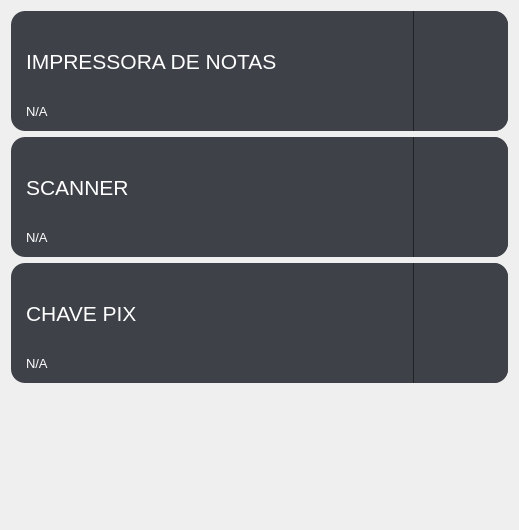
                           <widget class="QFrame" name="frame_14">
                            <property name="minimumSize">
                             <size>
                              <width>505</width>
                              <height>530</height>
                             </size>
                            </property>
                            <property name="maximumSize">
                             <size>
                              <width>16777215</width>
                              <height>530</height>
                             </size>
                            </property>
                            <property name="styleSheet">
                             <string notr="true">border-radius: 0px;
border: 0px solid rgb(212, 212, 212);</string>
                            </property>
                            <property name="frameShape">
                             <enum>QFrame::StyledPanel</enum>
                            </property>
                            <property name="frameShadow">
                             <enum>QFrame::Raised</enum>
                            </property>
                            <layout class="QVBoxLayout" name="verticalLayout_13">
                             <item>
                              <widget class="QFrame" name="impress">
                               <property name="minimumSize">
                                <size>
                                 <width>497</width>
                                 <height>120</height>
                                </size>
                               </property>
                               <property name="maximumSize">
                                <size>
                                 <width>16777215</width>
                                 <height>120</height>
                                </size>
                               </property>
                               <property name="styleSheet">
                                <string notr="true">background-color: rgb(62, 65, 72);
border-radius: 14px;</string>
                               </property>
                               <property name="frameShape">
                                <enum>QFrame::StyledPanel</enum>
                               </property>
                               <property name="frameShadow">
                                <enum>QFrame::Raised</enum>
                               </property>
                               <layout class="QHBoxLayout" name="horizontalLayout_13">
                                <property name="spacing">
                                 <number>0</number>
                                </property>
                                <property name="leftMargin">
                                 <number>15</number>
                                </property>
                                <property name="topMargin">
                                 <number>0</number>
                                </property>
                                <property name="rightMargin">
                                 <number>0</number>
                                </property>
                                <property name="bottomMargin">
                                 <number>0</number>
                                </property>
                                <item>
                                 <widget class="QFrame" name="frame_19">
                                  <property name="frameShape">
                                   <enum>QFrame::StyledPanel</enum>
                                  </property>
                                  <property name="frameShadow">
                                   <enum>QFrame::Raised</enum>
                                  </property>
                                  <layout class="QVBoxLayout" name="verticalLayout_32">
                                   <property name="spacing">
                                    <number>6</number>
                                   </property>
                                   <property name="leftMargin">
                                    <number>0</number>
                                   </property>
                                   <property name="topMargin">
                                    <number>0</number>
                                   </property>
                                   <property name="rightMargin">
                                    <number>0</number>
                                   </property>
                                   <property name="bottomMargin">
                                    <number>0</number>
                                   </property>
                                   <item>
                                    <widget class="QLabel" name="label_11">
                                     <property name="minimumSize">
                                      <size>
                                       <width>385</width>
                                       <height>100</height>
                                      </size>
                                     </property>
                                     <property name="maximumSize">
                                      <size>
                                       <width>16777215</width>
                                       <height>100</height>
                                      </size>
                                     </property>
                                     <property name="font">
                                      <font>
                                       <family>Arial</family>
                                       <pointsize>16</pointsize>
                                      </font>
                                     </property>
                                     <property name="styleSheet">
                                      <string notr="true">color: rgb(255, 255, 255);</string>
                                     </property>
                                     <property name="text">
                                      <string>IMPRESSORA DE NOTAS</string>
                                     </property>
                                     <property name="alignment">
                                      <set>Qt::AlignLeading|Qt::AlignLeft|Qt::AlignVCenter</set>
                                     </property>
                                    </widget>
                                   </item>
                                   <item>
                                    <widget class="QLabel" name="notst">
                                     <property name="minimumSize">
                                      <size>
                                       <width>0</width>
                                       <height>40</height>
                                      </size>
                                     </property>
                                     <property name="font">
                                      <font>
                                       <family>Arial</family>
                                       <pointsize>10</pointsize>
                                      </font>
                                     </property>
                                     <property name="styleSheet">
                                      <string notr="true">color: rgb(255, 255, 255);</string>
                                     </property>
                                     <property name="text">
                                      <string>N/A</string>
                                     </property>
                                    </widget>
                                   </item>
                                  </layout>
                                 </widget>
                                </item>
                                <item alignment="Qt::AlignRight">
                                 <widget class="QPushButton" name="btnnotaf">
                                  <property name="minimumSize">
                                   <size>
                                    <width>95</width>
                                    <height>120</height>
                                   </size>
                                  </property>
                                  <property name="maximumSize">
                                   <size>
                                    <width>95</width>
                                    <height>120</height>
                                   </size>
                                  </property>
                                  <property name="styleSheet">
                                   <string notr="true">QPushButton {
border-top-left-radius: 0px;
border-bottom-left-radius: 0px;
border-left: 1px solid rgb(32, 34, 37);
}

QPushButton:hover {
border-left: 1px solid rgb(255, 255, 255);
}</string>
                                  </property>
                                  <property name="text">
                                   <string/>
                                  </property>
                                  <property name="icon">
                                   <iconset>
                                    <normaloff>../Icons/interface_edit.png</normaloff>../Icons/interface_edit.png</iconset>
                                  </property>
                                  <property name="iconSize">
                                   <size>
                                    <width>78</width>
                                    <height>78</height>
                                   </size>
                                  </property>
                                 </widget>
                                </item>
                               </layout>
                              </widget>
                             </item>
                             <item>
                              <widget class="QFrame" name="scan">
                               <property name="minimumSize">
                                <size>
                                 <width>497</width>
                                 <height>120</height>
                                </size>
                               </property>
                               <property name="maximumSize">
                                <size>
                                 <width>16777215</width>
                                 <height>120</height>
                                </size>
                               </property>
                               <property name="styleSheet">
                                <string notr="true">background-color: rgb(62, 65, 72);
border-radius: 14px;</string>
                               </property>
                               <property name="frameShape">
                                <enum>QFrame::StyledPanel</enum>
                               </property>
                               <property name="frameShadow">
                                <enum>QFrame::Raised</enum>
                               </property>
                               <layout class="QHBoxLayout" name="horizontalLayout_23">
                                <property name="spacing">
                                 <number>0</number>
                                </property>
                                <property name="leftMargin">
                                 <number>15</number>
                                </property>
                                <property name="topMargin">
                                 <number>0</number>
                                </property>
                                <property name="rightMargin">
                                 <number>0</number>
                                </property>
                                <property name="bottomMargin">
                                 <number>0</number>
                                </property>
                                <item>
                                 <widget class="QFrame" name="frame_21">
                                  <property name="frameShape">
                                   <enum>QFrame::StyledPanel</enum>
                                  </property>
                                  <property name="frameShadow">
                                   <enum>QFrame::Raised</enum>
                                  </property>
                                  <layout class="QVBoxLayout" name="verticalLayout_34">
                                   <property name="spacing">
                                    <number>6</number>
                                   </property>
                                   <property name="leftMargin">
                                    <number>0</number>
                                   </property>
                                   <property name="topMargin">
                                    <number>0</number>
                                   </property>
                                   <property name="rightMargin">
                                    <number>0</number>
                                   </property>
                                   <property name="bottomMargin">
                                    <number>0</number>
                                   </property>
                                   <item>
                                    <widget class="QLabel" name="label_24">
                                     <property name="minimumSize">
                                      <size>
                                       <width>385</width>
                                       <height>100</height>
                                      </size>
                                     </property>
                                     <property name="maximumSize">
                                      <size>
                                       <width>16777215</width>
                                       <height>100</height>
                                      </size>
                                     </property>
                                     <property name="font">
                                      <font>
                                       <family>Arial</family>
                                       <pointsize>16</pointsize>
                                      </font>
                                     </property>
                                     <property name="styleSheet">
                                      <string notr="true">color: rgb(255, 255, 255);</string>
                                     </property>
                                     <property name="text">
                                      <string>SCANNER</string>
                                     </property>
                                    </widget>
                                   </item>
                                   <item>
                                    <widget class="QLabel" name="scanner">
                                     <property name="minimumSize">
                                      <size>
                                       <width>0</width>
                                       <height>40</height>
                                      </size>
                                     </property>
                                     <property name="maximumSize">
                                      <size>
                                       <width>16777215</width>
                                       <height>40</height>
                                      </size>
                                     </property>
                                     <property name="font">
                                      <font>
                                       <family>Arial</family>
                                       <pointsize>10</pointsize>
                                      </font>
                                     </property>
                                     <property name="styleSheet">
                                      <string notr="true">color: rgb(255, 255, 255);</string>
                                     </property>
                                     <property name="text">
                                      <string>N/A</string>
                                     </property>
                                    </widget>
                                   </item>
                                  </layout>
                                 </widget>
                                </item>
                                <item>
                                 <widget class="QPushButton" name="scancon">
                                  <property name="minimumSize">
                                   <size>
                                    <width>95</width>
                                    <height>120</height>
                                   </size>
                                  </property>
                                  <property name="maximumSize">
                                   <size>
                                    <width>95</width>
                                    <height>120</height>
                                   </size>
                                  </property>
                                  <property name="styleSheet">
                                   <string notr="true">QPushButton {
border-top-left-radius: 0px;
border-bottom-left-radius: 0px;
border-left: 1px solid rgb(32, 34, 37);
}

QPushButton:hover {
border-left: 1px solid rgb(255, 255, 255);
}</string>
                                  </property>
                                  <property name="text">
                                   <string/>
                                  </property>
                                  <property name="icon">
                                   <iconset>
                                    <normaloff>../Icons/interface_edit.png</normaloff>../Icons/interface_edit.png</iconset>
                                  </property>
                                  <property name="iconSize">
                                   <size>
                                    <width>78</width>
                                    <height>78</height>
                                   </size>
                                  </property>
                                 </widget>
                                </item>
                               </layout>
                              </widget>
                             </item>
                             <item alignment="Qt::AlignTop">
                              <widget class="QFrame" name="contaban">
                               <property name="minimumSize">
                                <size>
                                 <width>497</width>
                                 <height>120</height>
                                </size>
                               </property>
                               <property name="maximumSize">
                                <size>
                                 <width>16777215</width>
                                 <height>120</height>
                                </size>
                               </property>
                               <property name="styleSheet">
                                <string notr="true">background-color: rgb(62, 65, 72);
border-radius: 14px;</string>
                               </property>
                               <property name="frameShape">
                                <enum>QFrame::StyledPanel</enum>
                               </property>
                               <property name="frameShadow">
                                <enum>QFrame::Raised</enum>
                               </property>
                               <layout class="QHBoxLayout" name="horizontalLayout_20">
                                <property name="spacing">
                                 <number>0</number>
                                </property>
                                <property name="leftMargin">
                                 <number>15</number>
                                </property>
                                <property name="topMargin">
                                 <number>0</number>
                                </property>
                                <property name="rightMargin">
                                 <number>0</number>
                                </property>
                                <property name="bottomMargin">
                                 <number>0</number>
                                </property>
                                <item>
                                 <widget class="QFrame" name="frame_20">
                                  <property name="frameShape">
                                   <enum>QFrame::StyledPanel</enum>
                                  </property>
                                  <property name="frameShadow">
                                   <enum>QFrame::Raised</enum>
                                  </property>
                                  <layout class="QVBoxLayout" name="verticalLayout_33">
                                   <property name="spacing">
                                    <number>6</number>
                                   </property>
                                   <property name="leftMargin">
                                    <number>0</number>
                                   </property>
                                   <property name="topMargin">
                                    <number>0</number>
                                   </property>
                                   <property name="rightMargin">
                                    <number>0</number>
                                   </property>
                                   <property name="bottomMargin">
                                    <number>0</number>
                                   </property>
                                   <item>
                                    <widget class="QLabel" name="label_12">
                                     <property name="minimumSize">
                                      <size>
                                       <width>385</width>
                                       <height>100</height>
                                      </size>
                                     </property>
                                     <property name="maximumSize">
                                      <size>
                                       <width>16777215</width>
                                       <height>100</height>
                                      </size>
                                     </property>
                                     <property name="font">
                                      <font>
                                       <family>Arial</family>
                                       <pointsize>16</pointsize>
                                      </font>
                                     </property>
                                     <property name="styleSheet">
                                      <string notr="true">color: rgb(255, 255, 255);</string>
                                     </property>
                                     <property name="text">
                                      <string>CHAVE PIX</string>
                                     </property>
                                     <property name="alignment">
                                      <set>Qt::AlignLeading|Qt::AlignLeft|Qt::AlignVCenter</set>
                                     </property>
                                    </widget>
                                   </item>
                                   <item>
                                    <widget class="QLabel" name="cardst">
                                     <property name="minimumSize">
                                      <size>
                                       <width>0</width>
                                       <height>40</height>
                                      </size>
                                     </property>
                                     <property name="font">
                                      <font>
                                       <family>Arial</family>
                                       <pointsize>10</pointsize>
                                      </font>
                                     </property>
                                     <property name="styleSheet">
                                      <string notr="true">color: rgb(255, 255, 255);</string>
                                     </property>
                                     <property name="text">
                                      <string>N/A</string>
                                     </property>
                                    </widget>
                                   </item>
                                  </layout>
                                 </widget>
                                </item>
                                <item alignment="Qt::AlignRight">
                                 <widget class="QPushButton" name="btnbanc">
                                  <property name="minimumSize">
                                   <size>
                                    <width>95</width>
                                    <height>120</height>
                                   </size>
                                  </property>
                                  <property name="maximumSize">
                                   <size>
                                    <width>95</width>
                                    <height>120</height>
                                   </size>
                                  </property>
                                  <property name="styleSheet">
                                   <string notr="true">QPushButton {
border-top-left-radius: 0px;
border-bottom-left-radius: 0px;
border-left: 1px solid rgb(32, 34, 37);
}

QPushButton:hover {
border-left: 1px solid rgb(255, 255, 255);
}</string>
                                  </property>
                                  <property name="text">
                                   <string/>
                                  </property>
                                  <property name="icon">
                                   <iconset>
                                    <normaloff>../Icons/interface_edit.png</normaloff>../Icons/interface_edit.png</iconset>
                                  </property>
                                  <property name="iconSize">
                                   <size>
                                    <width>78</width>
                                    <height>78</height>
                                   </size>
                                  </property>
                                 </widget>
                                </item>
                               </layout>
                              </widget>
                             </item>
                            </layout>
                           </widget>
